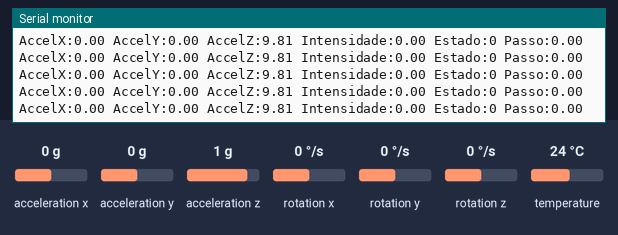
Bench run of a sketch on a simulated Seeed XIAO ESP32-S3. Parts: the last lines printed to the serial monitor. The test bench sets the inputs (shaded band); at power-on: acceleration x 0 g, acceleration y 0 g, acceleration z 1 g, rotation x 0 °/s, rotation y 0 °/s, rotation z 0 °/s, temperature 24 °C. WiFi joins after 1.5 s; servers stay silent unless stated; no MQTT or app messages arrive unless stated.

Above: at 2.7 s.
2.8 s: acceleration x set to -1.4 g
At 3.06 s:
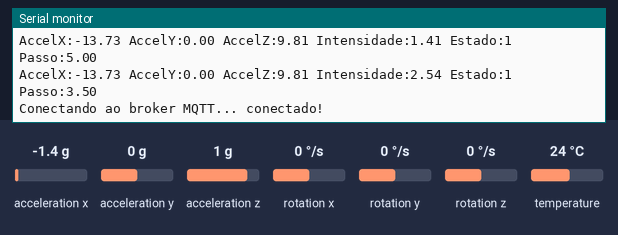
4.5 s: acceleration y set to -1.4 g
At 4.57 s:
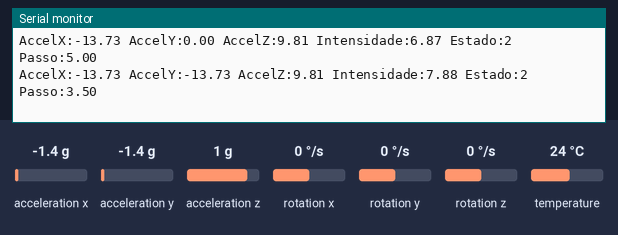
6.0 s: acceleration z set to -1.4 g
At 6.03 s:
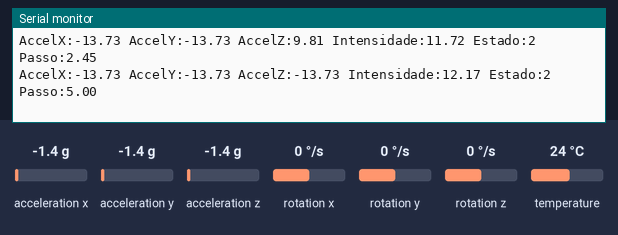
Timing chart, 0 to 9.0 s (numbered marks = the images above; inputs shaded):
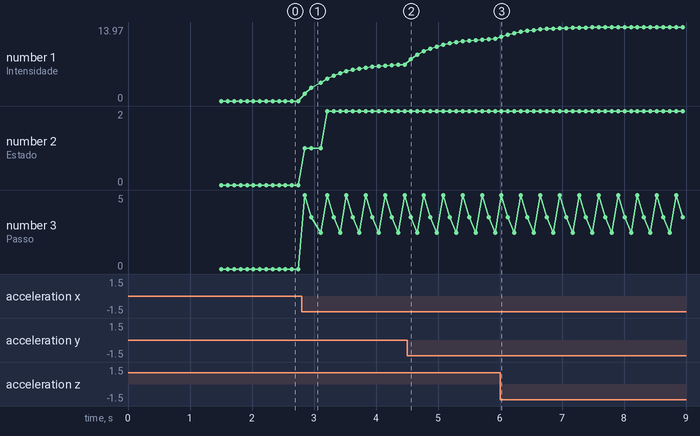

Measured:
- after the input at 2.8 s, the serial monitor: prints a new line after 0.05 s (image 1)
- after the input at 4.5 s, the serial monitor: prints a new line after 0.06 s (image 2)
- after the input at 6.0 s, the serial monitor: prints a new line at once (image 3)
- plotted number 1: 0 → 6.87 after the input at 2.8 s, 6.87 → 11.72 after the input at 4.5 s, 11.72 → 13.97 after the input at 6.0 s
- plotted number 2: 0 → 2 after the input at 2.8 s
- plotted number 3: 0 → 5 after the input at 2.8 s

The sketch:

sketch.ino
```cpp
#include <Adafruit_MPU6050.h>
#include <Adafruit_Sensor.h>
#include <Wire.h>
#include <WiFi.h>
#include <PubSubClient.h>

Adafruit_MPU6050 mpu;

// --- Configuracao MQTT ---
// No Wokwi, o ESP32 acessa a internet de verdade pela rede "Wokwi-GUEST" (sem senha).
const char* WIFI_SSID = "Wokwi-GUEST";
const char* WIFI_SENHA = "";

// Broker publico de teste. Prefixo de topico proprio para nao colidir com outros usuarios.
const char* MQTT_BROKER = "broker.hivemq.com";
const int MQTT_PORTA = 1883;
const char* TOPICO_PREFIXO = "projetopet/c282cf79";
char topicoTelemetria[64];
char topicoResumo[64];

WiFiClient wifiClient;
PubSubClient mqttClient(wifiClient);
unsigned long ultimaTentativaMqtt = 0;

const float GRAVIDADE = 9.80665;
const float LIMIAR_PASSO = 1.2;         // aceleração dinâmica (m/s^2) para contar um passo
const unsigned long DEBOUNCE_PASSO_MS = 300;
const float ALPHA_INTENSIDADE = 0.2;    // suavização (EMA) da intensidade de movimento

// Limiares de intensidade suavizada (m/s^2) que definem o estado da pessoa
const float LIMIAR_CAMINHANDO = 1.0;
const float LIMIAR_CORRENDO   = 4.0;

const float COMPRIMENTO_PASSO_M = 0.7;  // distância média por passo, usada para estimar deslocamento

// Duração de um "dia" simulado, para fechar os cálculos diários sem esperar 24h de verdade.
// Trocar para 86400000UL (24h) em um deploy real.
const unsigned long DURACAO_DIA_MS = 60000UL;

enum EstadoPessoa { PARADO = 0, CAMINHANDO = 1, CORRENDO = 2 };

unsigned long ultimoPasso = 0;
unsigned long inicioDia = 0;

float intensidadeSuavizada = 0;
float pulsoPasso = 0;

unsigned long passosHoje = 0;
unsigned long passosTotal = 0;
float distanciaHojeM = 0;
float distanciaTotalM = 0;

void conectarWiFi() {
  Serial.print("Conectando ao WiFi");
  WiFi.begin(WIFI_SSID, WIFI_SENHA);
  while (WiFi.status() != WL_CONNECTED) {
    delay(300);
    Serial.print(".");
  }
  Serial.print(" conectado! IP: ");
  Serial.println(WiFi.localIP());
}

void reconectarMqtt() {
  if (mqttClient.connected()) return;

  unsigned long agora = millis();
  if (agora - ultimaTentativaMqtt < 3000) return;  // evita martelar o broker
  ultimaTentativaMqtt = agora;

  String clientId = "xiao-pet-" + String((uint32_t)ESP.getEfuseMac(), HEX);
  Serial.print("Conectando ao broker MQTT...");
  if (mqttClient.connect(clientId.c_str())) {
    Serial.println(" conectado!");
  } else {
    Serial.print(" falhou, rc="); Serial.println(mqttClient.state());
  }
}

void setup() {
  Serial.begin(115200);
  Wire.begin(D4, D5);

  if (!mpu.begin()) {
    Serial.println("Falha ao encontrar o MPU6050!");
    while (1) delay(10);
  }
  Serial.println("MPU6050 conectado!");

  mpu.setAccelerometerRange(MPU6050_RANGE_8_G);
  mpu.setFilterBandwidth(MPU6050_BAND_21_HZ);

  snprintf(topicoTelemetria, sizeof(topicoTelemetria), "%s/telemetria", TOPICO_PREFIXO);
  snprintf(topicoResumo, sizeof(topicoResumo), "%s/resumo", TOPICO_PREFIXO);

  conectarWiFi();
  mqttClient.setServer(MQTT_BROKER, MQTT_PORTA);
  mqttClient.setBufferSize(384);  // payload JSON + topico passam do buffer padrao de 128 bytes

  inicioDia = millis();
}

void loop() {
  if (WiFi.status() != WL_CONNECTED) {
    conectarWiFi();
  }
  reconectarMqtt();
  mqttClient.loop();

  sensors_event_t a, g, temp;
  mpu.getEvent(&a, &g, &temp);

  unsigned long agora = millis();

  float magnitude = sqrt(a.acceleration.x * a.acceleration.x +
                          a.acceleration.y * a.acceleration.y +
                          a.acceleration.z * a.acceleration.z);
  float acelDinamica = fabs(magnitude - GRAVIDADE);

  intensidadeSuavizada = (ALPHA_INTENSIDADE * acelDinamica) +
                          ((1 - ALPHA_INTENSIDADE) * intensidadeSuavizada);

  EstadoPessoa estado = PARADO;
  if (intensidadeSuavizada >= LIMIAR_CORRENDO) estado = CORRENDO;
  else if (intensidadeSuavizada >= LIMIAR_CAMINHANDO) estado = CAMINHANDO;

  // Detecção de passo: pico de aceleração dinâmica acima do limiar, respeitando debounce
  if (acelDinamica >= LIMIAR_PASSO && (agora - ultimoPasso) >= DEBOUNCE_PASSO_MS) {
    ultimoPasso = agora;
    passosHoje++;
    passosTotal++;
    distanciaHojeM += COMPRIMENTO_PASSO_M;
    distanciaTotalM += COMPRIMENTO_PASSO_M;
    pulsoPasso = 5.0;  // pico visível no gráfico quando um passo é contado
  } else {
    pulsoPasso *= 0.7;  // decaimento do pico até voltar à linha de base
  }

  // Linha em tempo real, formatada para o Serial Plotter (Wokwi/Arduino IDE)
  Serial.print("AccelX:"); Serial.print(a.acceleration.x);
  Serial.print(" AccelY:"); Serial.print(a.acceleration.y);
  Serial.print(" AccelZ:"); Serial.print(a.acceleration.z);
  Serial.print(" Intensidade:"); Serial.print(intensidadeSuavizada);
  Serial.print(" Estado:"); Serial.print(estado);
  Serial.print(" Passo:"); Serial.println(pulsoPasso);

  if (mqttClient.connected()) {
    char payload[220];
    snprintf(payload, sizeof(payload),
      "{\"accelX\":%.3f,\"accelY\":%.3f,\"accelZ\":%.3f,\"intensidade\":%.3f,"
      "\"estado\":%d,\"passoPulso\":%.2f,\"passosHoje\":%lu,\"passosTotal\":%lu,"
      "\"distanciaHojeM\":%.2f,\"distanciaTotalM\":%.2f}",
      a.acceleration.x, a.acceleration.y, a.acceleration.z, intensidadeSuavizada,
      (int)estado, pulsoPasso, passosHoje, passosTotal, distanciaHojeM, distanciaTotalM);
    mqttClient.publish(topicoTelemetria, payload);
  }

  // Resumo do dia simulado, impresso fora da linha do gráfico para não distorcer a escala
  if (agora - inicioDia >= DURACAO_DIA_MS) {
    float duracaoDiaS = (agora - inicioDia) / 1000.0;
    float velocidadeMediaMs = distanciaHojeM / duracaoDiaS;

    Serial.println("== Resumo diario ==");
    Serial.print("Passos: "); Serial.println(passosHoje);
    Serial.print("Distancia andada: "); Serial.print(distanciaHojeM); Serial.println(" m");
    Serial.print("Velocidade media: "); Serial.print(velocidadeMediaMs); Serial.println(" m/s");
    Serial.println("====================");

    if (mqttClient.connected()) {
      char resumoPayload[160];
      snprintf(resumoPayload, sizeof(resumoPayload),
        "{\"passos\":%lu,\"distanciaM\":%.2f,\"velocidadeMediaMs\":%.3f}",
        passosHoje, distanciaHojeM, velocidadeMediaMs);
      mqttClient.publish(topicoResumo, resumoPayload);
    }

    passosHoje = 0;
    distanciaHojeM = 0;
    inicioDia = agora;
  }

  delay(100);
}
```
